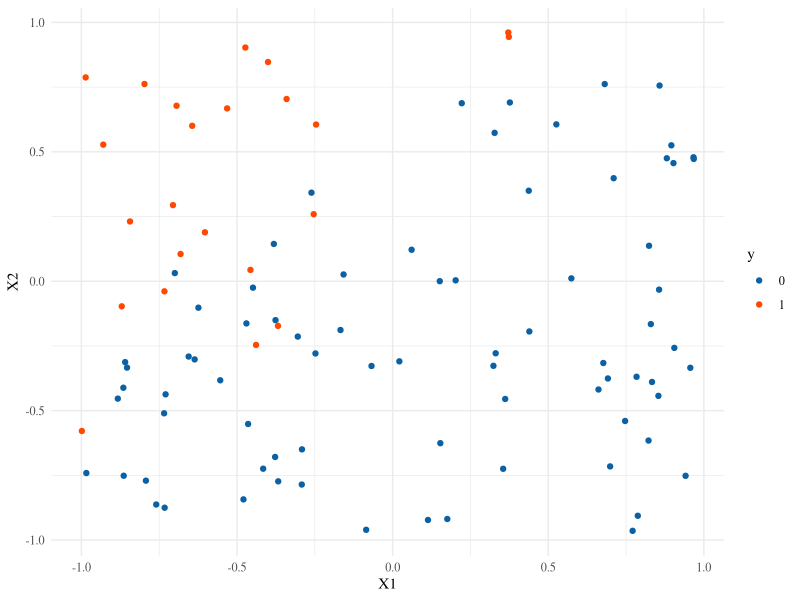
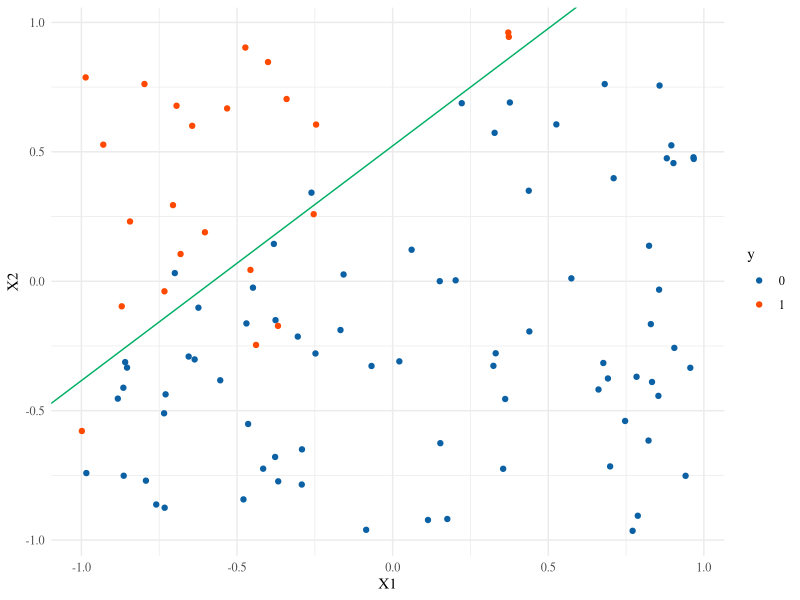
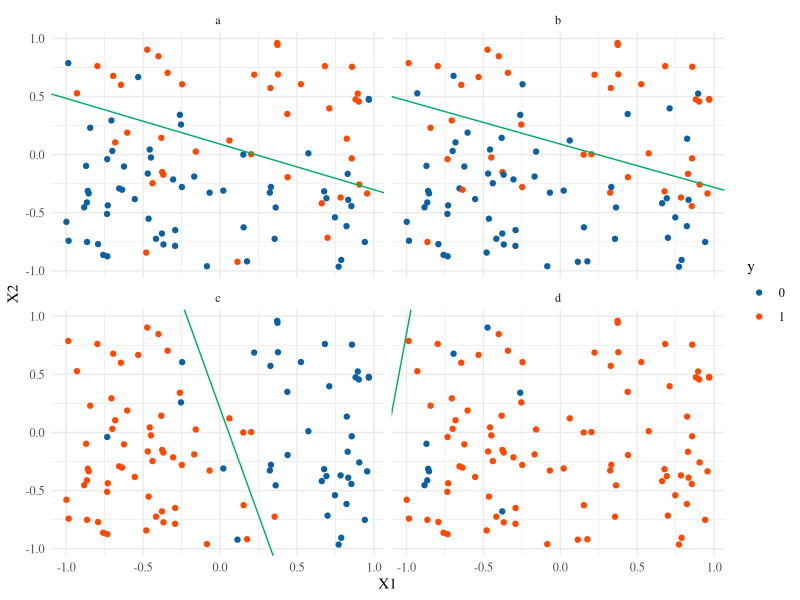

Source code (R) for these figures, in order:
## ---- chunk 1
knitr::opts_chunk$set(message=FALSE, warning=FALSE,
               fig.align='center',fig.width=10,
               fig.height=6, cache=TRUE, autodep = TRUE)
library(tidyverse)
theme_set(theme_minimal(base_family="Times"))
green = '#00AF64'
blue = '#0B61A4'
red = '#FF4900'
orange = '#FF9200'
colvec = c(green,blue,red,orange)
## ---- chunk 2
set.seed(2018-03-30)
logit <- function(z) log(z)-log(1-z)
ilogit <- function(z) exp(z)/(1+exp(z))

sim.logistic <- function(X, beta0, beta) {
  linear.parts = beta0 + X%*%beta 
  y = as.factor(rbinom(nrow(X), size=1, prob=ilogit(linear.parts)))
  data.frame(y,X)
}
X <- matrix(runif(100*2, min=-1,max=1),ncol=2)
df = sim.logistic(X, -2.5, c(-5,5))
## ---- chunk 3
g <- ggplot(df, aes(X1,X2,color=y)) + geom_point() +
  scale_color_manual(values=c(blue,red))
g
log.lm = glm(y~.,data=df, family='binomial')
summary(log.lm)
## ---- chunk 4
cc = coefficients(log.lm)
g + geom_abline(intercept = -cc[1]/cc[3], slope = -cc[2]/cc[3], color=green)
## ---- chunk 5
decision.boundary <- function(ddd){
  cc = coefficients(glm(y~X1+X2,data=ddd,family='binomial'))
  return(data.frame(intercept=-cc[1]/cc[3],slope=-cc[2]/cc[3]))
}
newdf = list()
for(i in 1:4) newdf[[i]] = sim.logistic(X, rnorm(1), rnorm(2,sd=3))
names(newdf) = letters[1:4]
newdf = data.table::rbindlist(newdf, idcol="index") %>% group_by(index)
dbs = newdf %>% do(decision.boundary(.))
ggplot(newdf, aes(X1,X2,color=y)) + geom_point() +
  scale_color_manual(values=c(blue,red)) + facet_wrap(~index) +
  geom_abline(mapping=aes(intercept=intercept, slope=slope),data=dbs,color=green)
dbs
